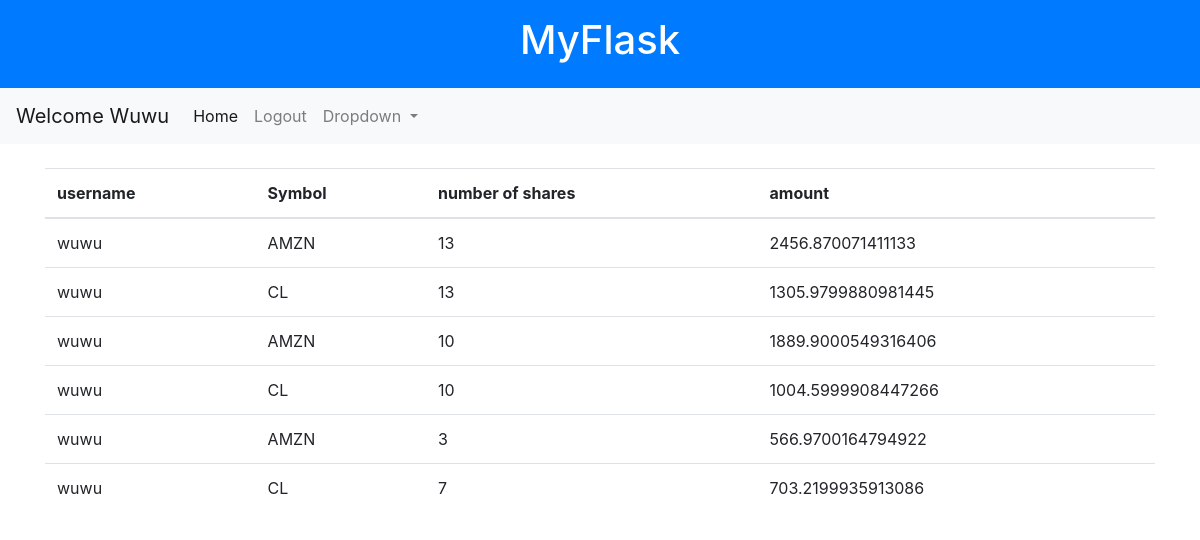
Page /finance_history (signed in) on the committed database.
### tables this page shows
CREATE TABLE users (
id INTEGER PRIMARY KEY AUTOINCREMENT,
username TEXT NOT NULL,
password TEXT NOT NULL,
cash INTEGER DEFAULT 10000);

CREATE TABLE history (
                        id INTEGER NOT NULL,
                        username TEXT NOT NULL,
                        stock TEXT NOT NULL,
                        shares INTEGER NOT NULL,
                        price REAL NOT NULL
                        );

### app.py (the view)
@app.route("/finance_history")
@login_required
def finance_history():
    conn = sqlite3.connect("users.db")
    conn.row_factory = sqlite3.Row
    c = conn.cursor()
    c.execute("""
                SELECT * FROM history WHERE id = ?
                """, (current_user.id,))
    history = c.fetchall()
    conn.close()
    history = [dict(row) for row in history]
    return render_template("finance_history.html", history = history)

### app.py (called while the page is built)
@login_manager.user_loader
def load_user(user_id):
    with get_db_connection() as c:
        user = c.execute("SELECT * FROM users WHERE id = ?", (user_id,)).fetchone()
    if user:
        print(user)
        return User(id = user["id"] , username = user["username"] , password = user["password"])
    return None

@app.after_request
def after_request(response):
    response.headers["Cache-Control"] = "no-cache, no-store, must-revalidate"
    response.headers["Expires"] = 0
    response.headers["Pragma"] = "no-cache"
    return response

def get_db_connection():
    c = sqlite3.connect("users.db")
    c.row_factory = sqlite3.Row
    return c

### templates/finance_history.html
{% extends "layout.html" %}
{% block content %}
<table class = "table">
    <thead>
        <tr>
            <th>username</th>
            <th>Symbol</th>
            <th>number of shares</th>
            <th>amount</th>
        </tr>
    </thead>
    <tbody>
       {% for hist in history %}
       <tr>
            <td>{{ hist.username }}</td>
            <td>{{ hist.stock }}</td>
            <td>{{ hist.shares }}</td>
            <td>{{ hist.price }}</td>
        </tr>
        {% endfor %}
    </tbody>
</table>
{% endblock %}

### templates/layout.html (shortened to what this page needs)
<!DOCTYPE html>
<html lang="en">
  <head>
    <link
      rel="stylesheet"
      href="https://stackpath.bootstrapcdn.com/bootstrap/4.5.2/css/bootstrap.min.css"
    />
    <link
      rel="stylesheet"
      href="https://cdnjs.cloudflare.com/ajax/libs/animate.css/4.1.1/animate.min.css"
    />
  </head>
  <body>
    <header class="bg-primary text-white text-center py-3">
      <h1><a href="/" class="text-white" style="text-decoration: none;">MyFlask</a></h1>
    </header>
    <nav class="navbar navbar-expand-lg navbar-light bg-light">
      {% if current_user.is_authenticated %}
      <a class="navbar-brand" href="/">Welcome {{ current_user.username.capitalize() }}</a>
      {% else %}
      <a class="navbar-brand" href="">Welcome</a>
      {% endif %}
      <div class="collapse navbar-collapse" id="navbarNav">
        <ul class="navbar-nav">
          <li class="nav-item active">
            <a class="nav-link" href="#">Home <span class="sr-only">(current)</span></a>
          </li>
          {% if current_user.is_authenticated %}
          <li class="nav-item">
            <a class="nav-link" href="/logout">Logout</a>
          </li>
          {% endif %}
          <li class="nav-item dropdown">
            <a
              class="nav-link dropdown-toggle"
              href="#"
              id="navbarDropdown"
              role="button"
              data-toggle="dropdown"
              aria-haspopup="true"
              aria-expanded="false"
            >
              Dropdown
            </a>
          </li>
        </ul>
      </div>
    </nav>
    <div class="container mt-4 animate__animated animate__fadeIn">{% block content %} {% endblock %}</div>
  </body>
</html>

### rows in the picture
users: username "Wuwu"
history: username "wuwu", stock "AMZN", shares "13", price "2456.870071411133"
history: username "wuwu", stock "CL", shares "13", price "1305.9799880981445"
history: username "wuwu", stock "AMZN", shares "10", price "1889.9000549316406"
history: username "wuwu", stock "CL", shares "10", price "1004.5999908447266"
history: username "wuwu", stock "AMZN", shares "3", price "566.9700164794922"
history: username "wuwu", stock "CL", shares "7", price "703.2199935913086"
